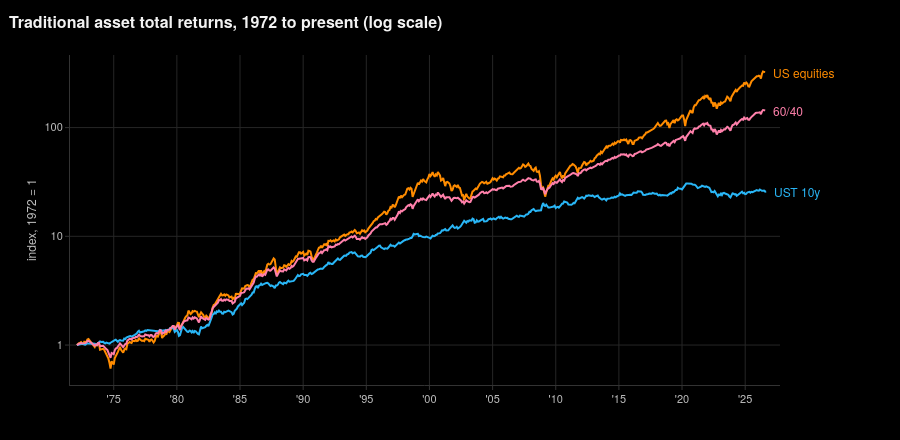

Notebook code for this chart:
### Code cell
charts.wealth_chart(monthly[TRADITIONAL], title="Traditional asset total returns, 1972 to present (log scale)").show()

### Figure 1 — Plotly figure (JSON) as saved in the notebook; plotly's stock layout.template omitted (floating-point values rounded to 4 significant figures; data arrays with more than 128 entries replaced by an {"elided": "..."} marker saying what was removed)
{"data": [{"hovertemplate": "US equities: %{y:.2f}<extra></extra>", "line": {"color": "#ff8c00", "width": 2}, "mode": "lines", "name": "US equities", "showlegend": false, "type": "scatter", "x": {"elided": "656 str values"}, "y": {"elided": "656 float values"}}, {"hovertemplate": "UST 10y: %{y:.2f}<extra></extra>", "line": {"color": "#29b6f6", "width": 2}, "mode": "lines", "name": "UST 10y", "showlegend": false, "type": "scatter", "x": {"elided": "656 str values"}, "y": {"elided": "656 float values"}}, {"hovertemplate": "60/40: %{y:.2f}<extra></extra>", "line": {"color": "#ff80ab", "width": 2}, "mode": "lines", "name": "60/40", "showlegend": false, "type": "scatter", "x": {"elided": "656 str values"}, "y": {"elided": "656 float values"}}], "layout": {"annotations": [{"font": {"color": "#ff8c00", "size": 12}, "showarrow": false, "text": "US equities", "x": "2026-07-31T23:59:59.999999", "xanchor": "left", "xshift": 6, "y": 2.511, "yshift": 0.0}, {"font": {"color": "#ff80ab", "size": 12}, "showarrow": false, "text": "60/40", "x": "2026-07-31T23:59:59.999999", "xanchor": "left", "xshift": 6, "y": 2.156, "yshift": 0.0}, {"font": {"color": "#29b6f6", "size": 12}, "showarrow": false, "text": "UST 10y", "x": "2026-08-31T23:59:59.999999", "xanchor": "left", "xshift": 6, "y": 1.413, "yshift": 0.0}], "height": 440, "hovermode": "x unified", "margin": {"r": 120}, "title": {"text": "Traditional asset total returns, 1972 to present (log scale)"}, "xaxis": {"dtick": "M60", "hoverformat": "%b %Y", "range": ["1971-07-16T15:21:35.999999", "2027-10-04T17:16:47.999999"], "showspikes": true, "spikecolor": "#8c8c8c", "spikedash": "dot", "spikemode": "across", "spikethickness": 1, "tick0": "1970-01-01", "tickformat": "'%y"}, "yaxis": {"dtick": 1, "title": {"text": "index, 1972 = 1"}, "type": "log"}}}
